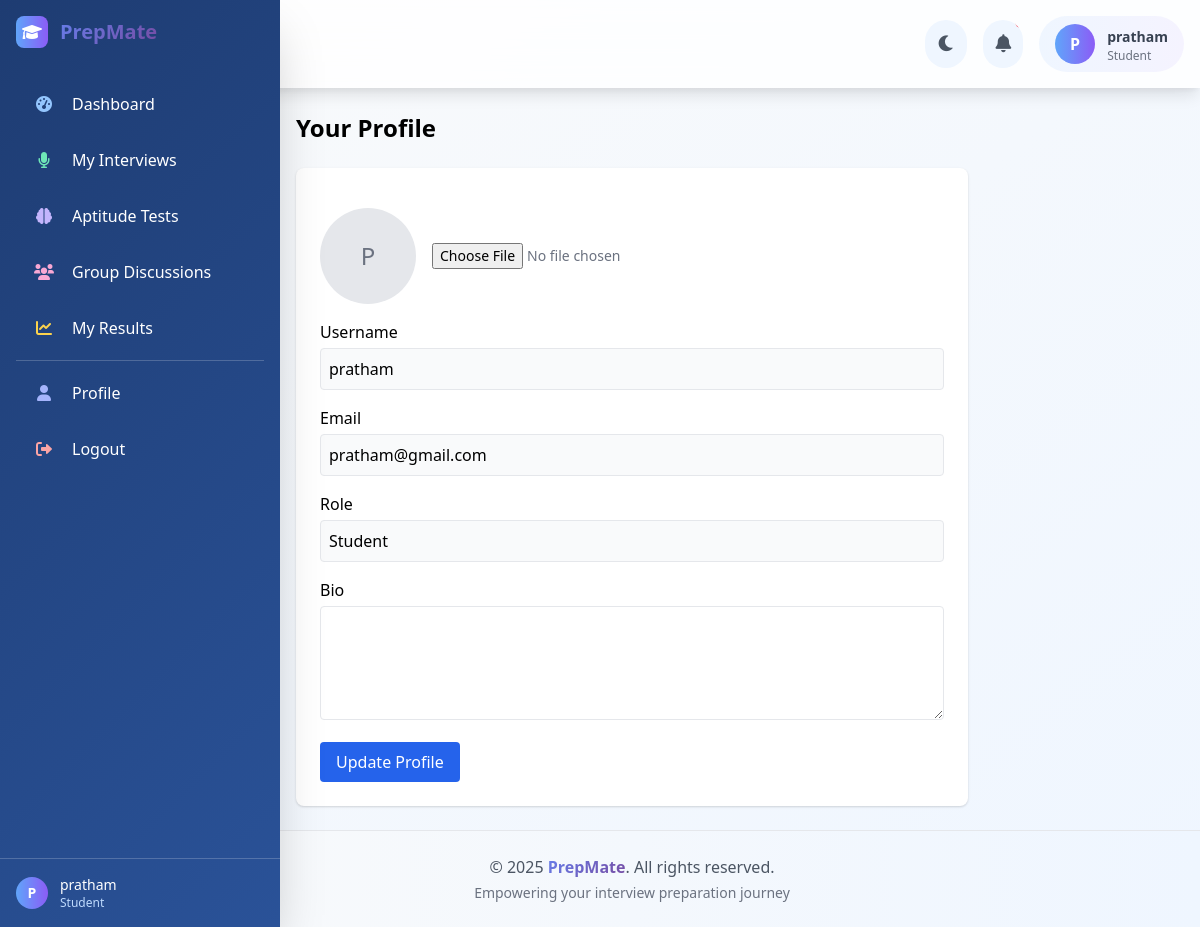
The app's page /accounts/profile/ (signed in) with its own data.
### accounts/models.py (models this page shows, shortened)
class User(AbstractUser):
    ROLE_CHOICES = (
        ('student', 'Student'),
        ('assessor', 'Assessor'),
    )
    role = models.CharField(max_length=10, choices=ROLE_CHOICES)
    bio = models.TextField(max_length=500, blank=True)
    profile_picture = models.ImageField(upload_to='profile_pics/', null=True, blank=True)
    def is_student(self):
        return self.role == 'student'

### accounts/views.py (the view, shortened to what this page needs)
# urls.py: path('profile/', views.profile, name='profile'),
@login_required
def profile(request):
    return render(request, 'accounts/profile.html')

### templates/accounts/profile.html (shortened to what this page needs)
{% extends 'base.html' %}
{% block content %}
<div class="max-w-2xl mx-auto">
    <h2 class="text-2xl font-bold mb-6">Your Profile</h2>
    <div class="bg-white p-6 rounded-lg shadow">
        <form method="post" enctype="multipart/form-data" class="space-y-4">
            <div class="flex items-center space-x-4">
                {% if user.profile_picture %}
                    <img src="{{ user.profile_picture.url }}" alt="Profile Picture" class="w-24 h-24 rounded-full object-cover">
                {% else %}
                    <div class="w-24 h-24 rounded-full bg-gray-200 flex items-center justify-center">
                        <span class="text-gray-500 text-2xl">{{ user.username|first|upper }}</span>
                    </div>
                {% endif %}
                <div>
                    <input type="file" name="profile_picture" accept="image/*" class="block text-sm text-gray-500
                        file:mr-4 file:py-2 file:px-4
                        file:rounded-full file:border-0
                        file:text-sm file:font-semibold
                        file:bg-blue-50 file:text-blue-700
                        hover:file:bg-blue-100">
                </div>
            </div>
            <div>
                <label class="block mb-1">Username</label>
                <input type="text" value="{{ user.username }}" disabled class="w-full p-2 border rounded bg-gray-50">
            </div>
            <div>
                <label class="block mb-1">Email</label>
                <input type="email" value="{{ user.email }}" disabled class="w-full p-2 border rounded bg-gray-50">
            </div>
            <div>
                <label class="block mb-1">Role</label>
                <input type="text" value="{{ user.get_role_display }}" disabled class="w-full p-2 border rounded bg-gray-50">
            </div>
            <div>
                <label class="block mb-1">Bio</label>
                <textarea name="bio" rows="4" class="w-full p-2 border rounded">{{ user.bio }}</textarea>
            </div>
            <button type="submit" class="bg-blue-600 text-white px-4 py-2 rounded hover:bg-blue-700">
                Update Profile
            </button>
        </form>
    </div>
</div>
{% endblock %}

### templates/base.html (shortened to what this page needs)
{% load static %}
<!DOCTYPE html>
<html lang="en">
<head>
    <link href="https://cdn.jsdelivr.net/npm/tailwindcss@2.2.19/dist/tailwind.min.css" rel="stylesheet">
    <link href="https://cdnjs.cloudflare.com/ajax/libs/font-awesome/6.0.0/css/all.min.css" rel="stylesheet">
</head>
<body class="bg-gradient-to-br from-gray-50 to-blue-50 min-h-screen flex transition-colors duration-300">
    <div class="sidebar fixed left-0 top-0 h-full w-16 sidebar-gradient text-white z-50 shadow-2xl overflow-hidden">
        <div class="p-4">
            <div class="flex items-center mb-8">
                <div class="w-8 h-8 bg-gradient-to-r from-blue-400 to-purple-500 rounded-lg flex items-center justify-center pulse-glow">
                    <i class="fas fa-graduation-cap text-white"></i>
                </div>
            </div>
            <nav class="space-y-2">
                {% if user.is_authenticated %}
                    {% if user.is_student %}
                        <a href="{% url 'dashboard:student' %}" class="sidebar-item flex items-center p-3 rounded-xl group">
                            <i class="fas fa-tachometer-alt w-8 text-center text-blue-300"></i>
                        </a>
                        <a href="{% url 'interviews:list' %}" class="sidebar-item flex items-center p-3 rounded-xl group">
                            <i class="fas fa-microphone w-8 text-center text-green-300"></i>
                        </a>
                        <a href="{% url 'aptitude:tests' %}" class="sidebar-item flex items-center p-3 rounded-xl group">
                            <i class="fas fa-brain w-8 text-center text-purple-300"></i>
                        </a>
                        <a href="{% url 'groupdiscussion:list' %}" class="sidebar-item flex items-center p-3 rounded-xl group">
                            <i class="fas fa-users w-8 text-center text-pink-300"></i>
                        </a>
                        <a href="{% url 'aptitude:results' %}" class="sidebar-item flex items-center p-3 rounded-xl group">
                            <i class="fas fa-chart-line w-8 text-center text-yellow-300"></i>
                        </a>
                    {% endif %}
                    <div class="border-t border-white border-opacity-20 my-4"></div>
                    <a href="{% url 'accounts:profile' %}" class="sidebar-item flex items-center p-3 rounded-xl group">
                        <i class="fas fa-user w-8 text-center text-indigo-300"></i>
                    </a>
                    <a href="{% url 'accounts:logout' %}" class="sidebar-item flex items-center p-3 rounded-xl group">
                        <i class="fas fa-sign-out-alt w-8 text-center text-red-300"></i>
                    </a>
                {% endif %}
            </nav>
        </div>
        {% if user.is_authenticated %}
        <div class="absolute bottom-0 left-0 right-0 p-4 border-t border-white border-opacity-20">
            <div class="flex items-center">
                <div class="w-8 h-8 bg-gradient-to-r from-blue-400 to-purple-500 rounded-full flex items-center justify-center pulse-glow">
                    <span class="text-white text-sm font-bold">{{ user.username|first|upper }}</span>
                </div>
            </div>
        </div>
        {% endif %}
    </div>
    <div class="flex-1 ml-16 flex flex-col min-h-screen">
        <header class="bg-white bg-opacity-80 backdrop-filter backdrop-blur-lg shadow-lg p-4 sticky top-0 z-40 header-animate transition-colors duration-300">
            <div class="flex justify-between items-center">
                <h1 class="text-3xl font-bold text-gradient">
                    {% block page_title %}PrepMate{% endblock %}
                </h1>
                {% if user.is_authenticated %}
                <div class="flex items-center space-x-4">
                    <button id="theme-toggle" class="theme-toggle relative p-3 text-gray-600 hover:text-blue-600 btn-interactive rounded-full bg-blue-50 hover:bg-blue-100 transition-colors duration-300">
                        <i id="theme-icon" class="fas fa-moon text-lg"></i>
                    </button>
                    <button class="relative p-3 text-gray-600 hover:text-blue-600 btn-interactive rounded-full bg-blue-50 hover:bg-blue-100">
                        <i class="fas fa-bell text-lg bell-animate"></i>
                        <span class="absolute -top-1 -right-1 w-3 h-3 bg-gradient-to-r from-red-400 to-pink-500 rounded-full pulse-glow"></span>
                    </button>
                    <div class="flex items-center space-x-3 bg-gradient-to-r from-blue-50 to-purple-50 rounded-full px-4 py-2 card-interactive transition-colors duration-300">
                        <div class="w-10 h-10 bg-gradient-to-r from-blue-400 to-purple-500 rounded-full flex items-center justify-center pulse-glow">
                            <span class="text-white font-bold">{{ user.username|first|upper }}</span>
                        </div>
                        <div>
                            <span class="text-sm font-semibold text-gray-700">{{ user.username }}</span>
                            <p class="text-xs text-gray-500">{{ user.get_role_display }}</p>
                        </div>
                    </div>
                </div>
                {% endif %}
            </div>
        </header>
        <main class="flex-1 p-6 transition-colors duration-300">
            {% block content %}
            {% endblock %}
        </main>
        <footer class="bg-gradient-to-r from-gray-50 to-blue-50 border-t border-gray-200 p-6 mt-auto transition-colors duration-300">
            <div class="text-center">
                <p class="text-gray-600 font-medium">&copy; 2025 <span class="text-gradient font-bold">PrepMate</span>. All rights reserved.</p>
                <p class="text-sm text-gray-500 mt-1">Empowering your interview preparation journey</p>
            </div>
        </footer>
    </div>
</body>
</html>

### templates/base.html (style rules this page uses)
.sidebar-gradient { background: linear-gradient(135deg, #1e3c72 0%, #2a5298 100%); }
.sidebar { transition: all 0.3s cubic-bezier(0.4, 0, 0.2, 1); backdrop-filter: blur(10px); }
.sidebar-item { transition: all 0.2s cubic-bezier(0.4, 0, 0.2, 1); position: relative; overflow: hidden; }
.sidebar-item::before { content: ''; position: absolute; top: 0; left: -100%; width: 100%; height: 100%; background: linear-gradient(90deg, transparent, rgba(255,255,255,0.1), transparent); transition: left 0.5s; }
.sidebar-item i { transition: all 0.3s ease; }
.header-animate { transition: all 0.3s ease; }
.btn-interactive { transition: all 0.3s ease; position: relative; overflow: hidden; }
.btn-interactive::before { content: ''; position: absolute; top: 0; left: -100%; width: 100%; height: 100%; background: linear-gradient(90deg, transparent, rgba(255,255,255,0.2), transparent); transition: left 0.5s; }
.bell-animate { animation: bellRing 2s infinite; }
.card-interactive { transition: all 0.3s cubic-bezier(0.4, 0, 0.2, 1); }
.pulse-glow { animation: pulseGlow 2s infinite; }
.text-gradient { background: linear-gradient(135deg, #667eea 0%, #764ba2 100%); -webkit-background-clip: text; -webkit-text-fill-color: transparent; background-clip: text; }
.theme-toggle { transition: all 0.3s ease; }

### records on screen
User: username|first "P", username "pratham", role "Student", email "pratham@gmail.com"
